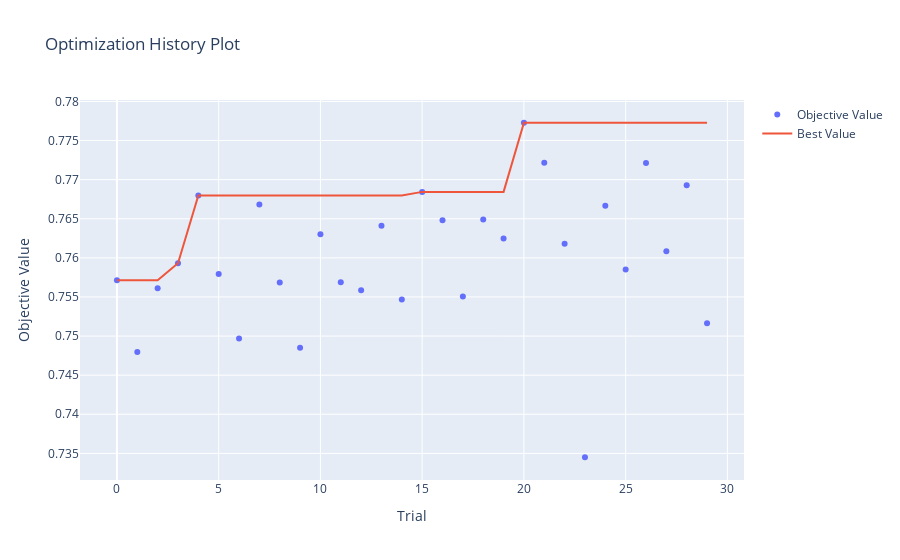
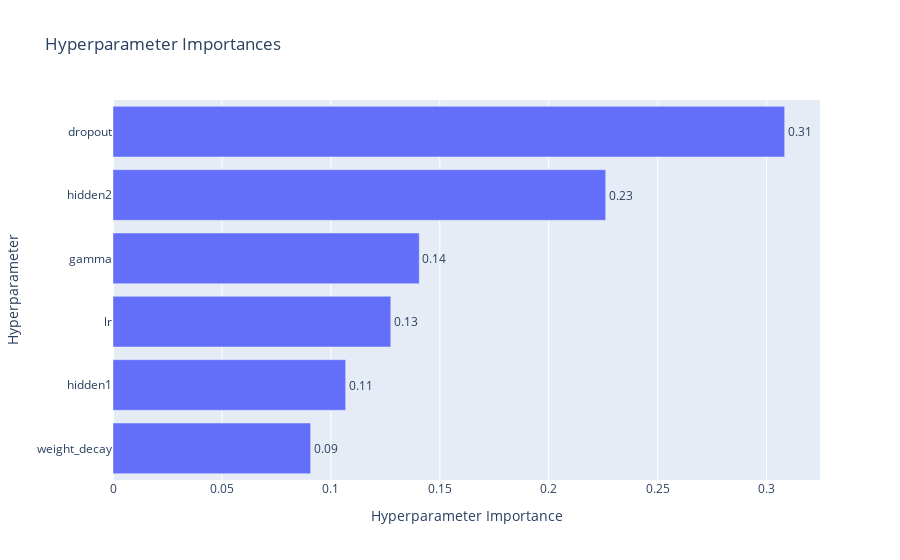
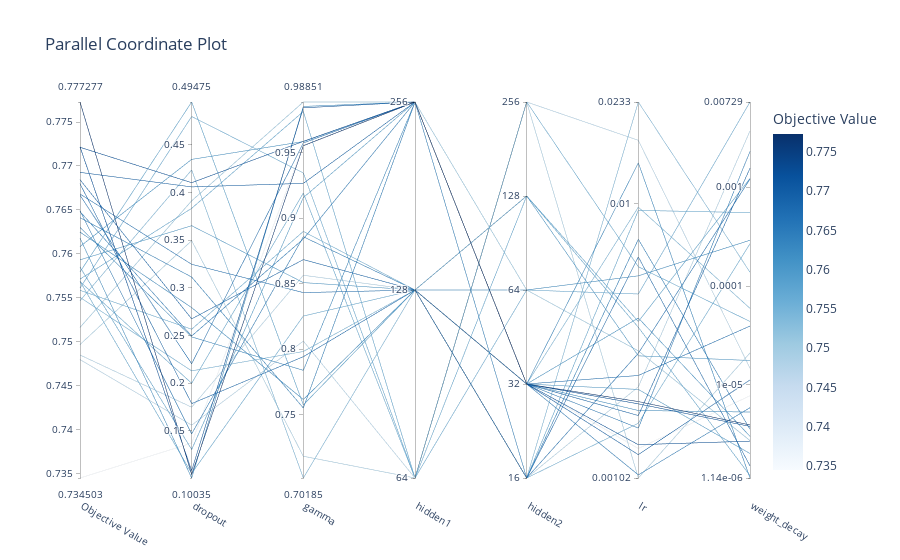

The cell these charts' notebook holds for them, in order:
### Code cell
# optuna визуализация
optuna.visualization.plot_optimization_history(study).show()
optuna.visualization.plot_param_importances(study).show()
optuna.visualization.plot_parallel_coordinate(study).show()

### Figure 1 — Plotly figure (JSON) as saved in the notebook; plotly's stock layout.template omitted (floating-point values rounded to 4 significant figures)
{"data": [{"mode": "markers", "name": "Objective Value", "type": "scatter", "x": [0, 1, 2, 3, 4, 5, 6, 7, 8, 9, 10, 11, 12, 13, 14, 15, 16, 17, 18, 19, 20, 21, 22, 23, 24, 25, 26, 27, 28, 29], "y": [0.7571, 0.748, 0.7561, 0.7593, 0.768, 0.7579, 0.7497, 0.7668, 0.7568, 0.7485, 0.763, 0.7569, 0.7559, 0.7641, 0.7547, 0.7684, 0.7648, 0.7551, 0.7649, 0.7625, 0.7773, 0.7722, 0.7618, 0.7345, 0.7667, 0.7585, 0.7721, 0.7608, 0.7693, 0.7516]}, {"mode": "lines", "name": "Best Value", "type": "scatter", "x": [0, 1, 2, 3, 4, 5, 6, 7, 8, 9, 10, 11, 12, 13, 14, 15, 16, 17, 18, 19, 20, 21, 22, 23, 24, 25, 26, 27, 28, 29], "y": [0.7571, 0.7571, 0.7571, 0.7593, 0.768, 0.768, 0.768, 0.768, 0.768, 0.768, 0.768, 0.768, 0.768, 0.768, 0.768, 0.7684, 0.7684, 0.7684, 0.7684, 0.7684, 0.7773, 0.7773, 0.7773, 0.7773, 0.7773, 0.7773, 0.7773, 0.7773, 0.7773, 0.7773]}, {"marker": {"color": "#cccccc"}, "mode": "markers", "name": "Infeasible Trial", "showlegend": false, "type": "scatter", "x": [], "y": []}], "layout": {"title": {"text": "Optimization History Plot"}, "xaxis": {"title": {"text": "Trial"}}, "yaxis": {"title": {"text": "Objective Value"}}}}

### Figure 2 — Plotly figure (JSON) as saved in the notebook; plotly's stock layout.template omitted (floating-point values rounded to 4 significant figures)
{"data": [{"cliponaxis": false, "hovertemplate": ["weight_decay (FloatDistribution): 0.09071302398775005<extra></extra>", "hidden1 (CategoricalDistribution): 0.10677974046663091<extra></extra>", "lr (FloatDistribution): 0.12751239225927155<extra></extra>", "gamma (FloatDistribution): 0.14056710454960095<extra></extra>", "hidden2 (CategoricalDistribution): 0.22613973430413525<extra></extra>", "dropout (FloatDistribution): 0.30828800443261145<extra></extra>"], "name": "Objective Value", "orientation": "h", "text": ["0.09", "0.11", "0.13", "0.14", "0.23", "0.31"], "textposition": "outside", "type": "bar", "x": [0.09071, 0.1068, 0.1275, 0.1406, 0.2261, 0.3083], "y": ["weight_decay", "hidden1", "lr", "gamma", "hidden2", "dropout"]}], "layout": {"title": {"text": "Hyperparameter Importances"}, "xaxis": {"title": {"text": "Hyperparameter Importance"}}, "yaxis": {"title": {"text": "Hyperparameter"}}}}

### Figure 3 — Plotly figure (JSON) as saved in the notebook; plotly's stock layout.template omitted (floating-point values rounded to 4 significant figures)
{"data": [{"dimensions": [{"label": "Objective Value", "range": [0.7345, 0.7773], "values": [0.7561, 0.7571, 0.748, 0.7497, 0.7568, 0.768, 0.7668, 0.7485, 0.7569, 0.7559, 0.7547, 0.7684, 0.7551, 0.7649, 0.7625, 0.7593, 0.7579, 0.7641, 0.763, 0.7648, 0.7773, 0.7722, 0.7618, 0.7345, 0.7667, 0.7585, 0.7721, 0.7608, 0.7693, 0.7516]}, {"label": "dropout", "range": [0.1004, 0.4948], "values": [0.4796, 0.3832, 0.1558, 0.3493, 0.1997, 0.1784, 0.3245, 0.1746, 0.1053, 0.2564, 0.4235, 0.2673, 0.2127, 0.1467, 0.2791, 0.365, 0.4948, 0.3111, 0.2483, 0.2493, 0.104, 0.108, 0.1004, 0.137, 0.2201, 0.1302, 0.4101, 0.4346, 0.4057, 0.3911]}, {"label": "gamma", "range": [0.7019, 0.9885], "values": [0.9344, 0.9813, 0.8062, 0.7184, 0.9191, 0.7943, 0.8432, 0.8564, 0.8253, 0.8898, 0.7019, 0.8684, 0.7983, 0.8858, 0.7617, 0.8508, 0.7576, 0.7552, 0.7839, 0.8841, 0.9552, 0.9841, 0.9851, 0.9551, 0.9573, 0.9156, 0.9585, 0.9584, 0.9265, 0.9885]}, {"label": "hidden1", "range": [0, 2], "ticktext": ["64", "128", "256"], "tickvals": [0, 1, 2], "values": [0, 0, 0, 0, 0, 1, 1, 1, 1, 1, 1, 1, 1, 1, 1, 1, 1, 2, 2, 2, 2, 2, 2, 2, 2, 2, 2, 2, 2, 2]}, {"label": "hidden2", "range": [0, 4], "ticktext": ["16", "32", "64", "128", "256"], "tickvals": [0, 1, 2, 3, 4], "values": [2, 3, 4, 4, 4, 0, 0, 0, 0, 0, 0, 1, 1, 1, 2, 3, 3, 0, 1, 1, 1, 1, 1, 1, 1, 1, 1, 1, 1, 2]}, {"label": "lr", "range": [-2.992, -1.632], "ticktext": ["0.00102", "0.01", "0.0233"], "tickvals": [-2.992, -2, -1.632], "values": [-2.326, -2.447, -1.77, -2.992, -2.228, -2.192, -2.541, -2.662, -2.024, -2.794, -1.632, -2.766, -2.012, -2.811, -2.261, -2.55, -2.426, -2.129, -1.852, -2.981, -2.715, -2.724, -2.748, -2.885, -2.621, -2.671, -2.871, -2.413, -2.907, -2.532]}, {"label": "weight_decay", "range": [-5.942, -2.137], "ticktext": ["1.14e-06", "1e-05", "0.0001", "0.001", "0.00729"], "tickvals": [-5.942, -5, -4, -3, -2.137], "values": [-2.137, -5.918, -4.831, -4.676, -4.358, -5.819, -2.916, -2.43, -3.257, -3.571, -3.86, -2.808, -4.225, -2.637, -3.537, -4.753, -2.911, -5.448, -5.942, -5.231, -5.405, -5.42, -5.275, -5.11, -4.405, -5.694, -5.569, -5.52, -4.95, -5.563]}], "labelangle": 30, "labelside": "bottom", "line": {"color": [0.7561, 0.7571, 0.748, 0.7497, 0.7568, 0.768, 0.7668, 0.7485, 0.7569, 0.7559, 0.7547, 0.7684, 0.7551, 0.7649, 0.7625, 0.7593, 0.7579, 0.7641, 0.763, 0.7648, 0.7773, 0.7722, 0.7618, 0.7345, 0.7667, 0.7585, 0.7721, 0.7608, 0.7693, 0.7516], "colorbar": {"title": {"text": "Objective Value"}}, "colorscale": [[0, "rgb(247,251,255)"], [0.125, "rgb(222,235,247)"], [0.25, "rgb(198,219,239)"], [0.375, "rgb(158,202,225)"], [0.5, "rgb(107,174,214)"], [0.625, "rgb(66,146,198)"], [0.75, "rgb(33,113,181)"], [0.875, "rgb(8,81,156)"], [1, "rgb(8,48,107)"]], "reversescale": false, "showscale": true}, "type": "parcoords"}], "layout": {"title": {"text": "Parallel Coordinate Plot"}}}
